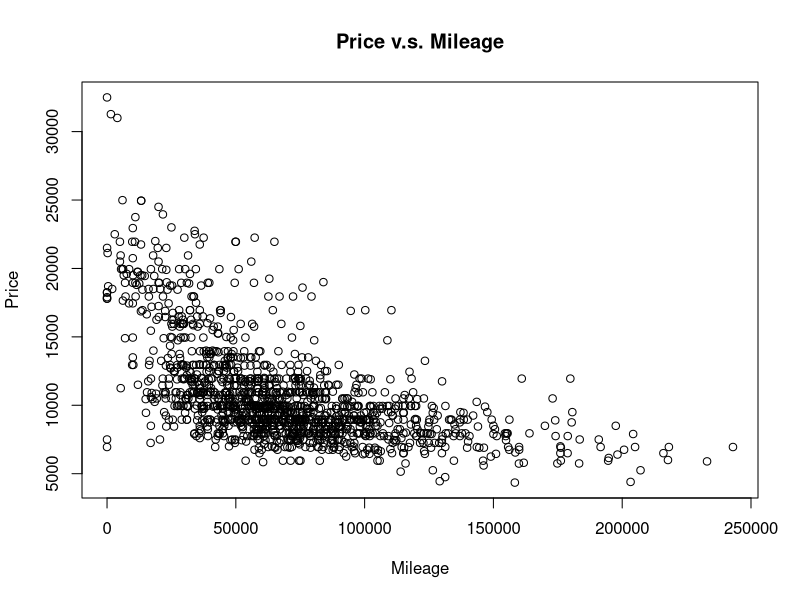
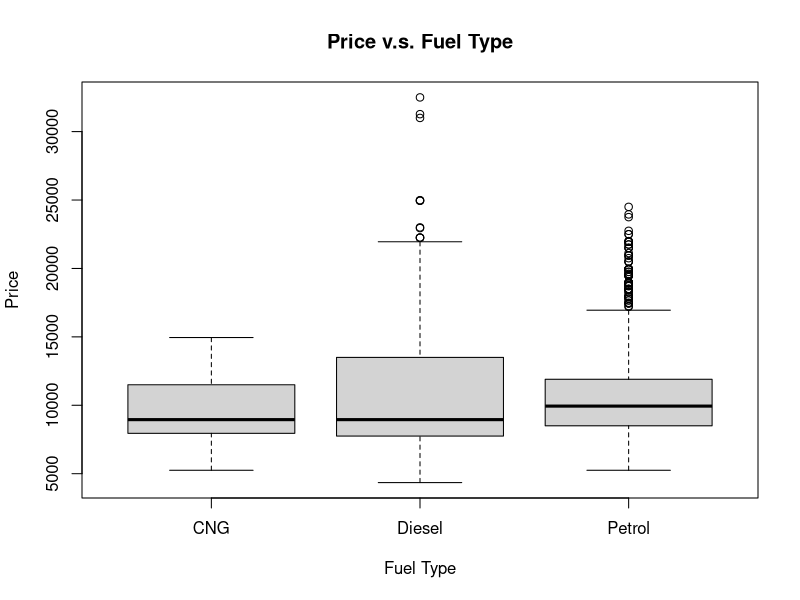
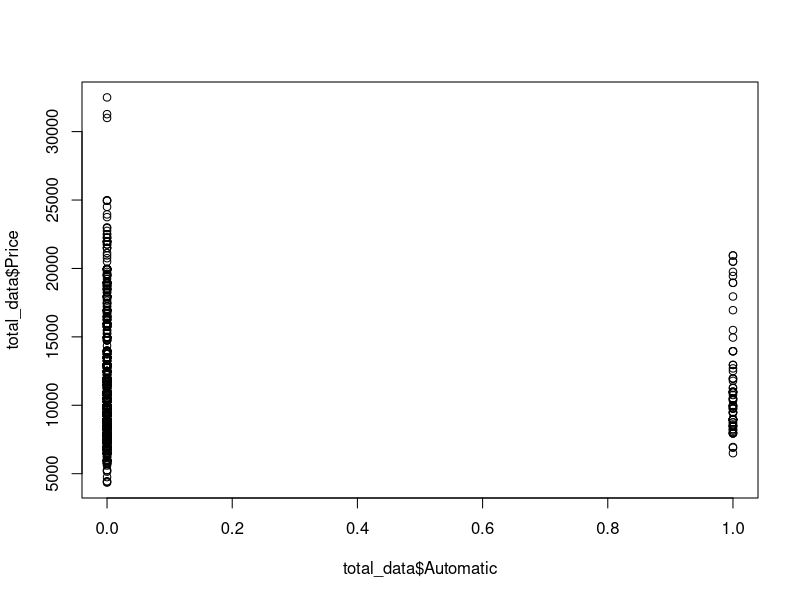
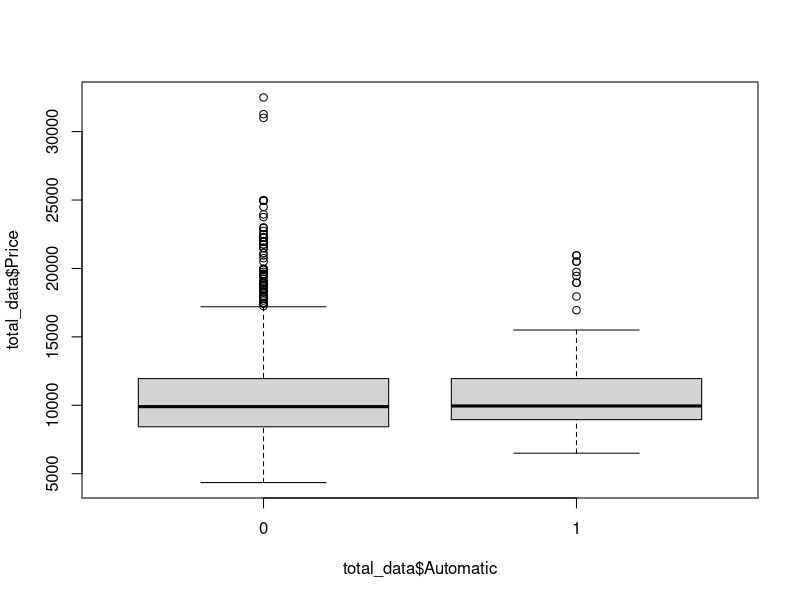
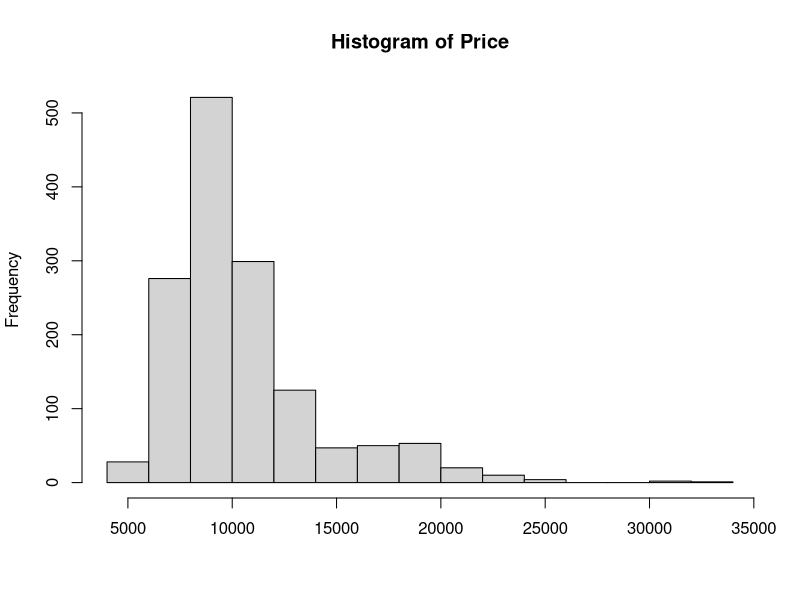
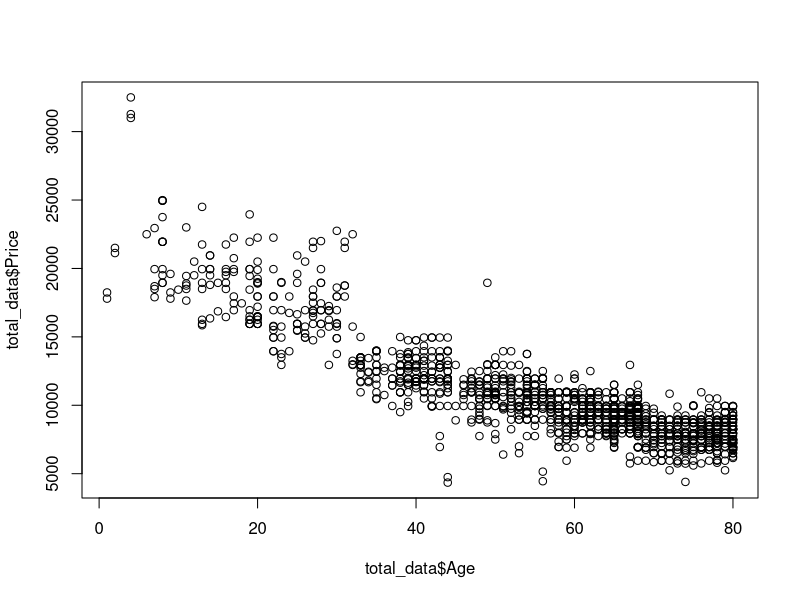
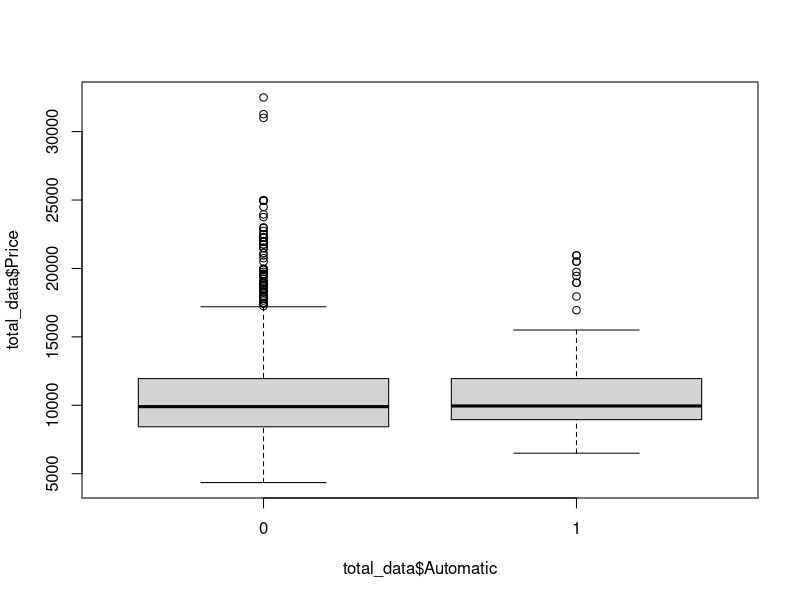
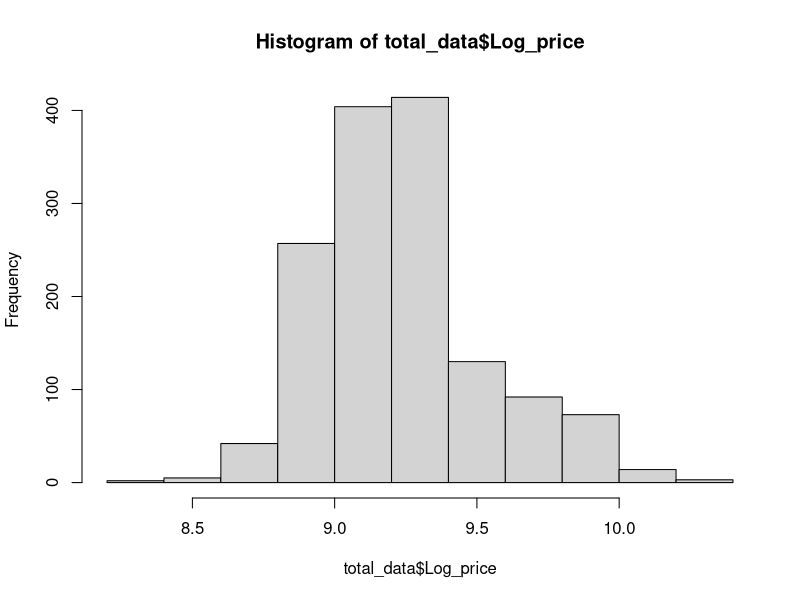

Write the R code that produced these figures, in order.
## ---- chunk 1

total_data <- read.csv("./UsedCar.csv", header=T, stringsAsFactors=T)

## ---- chunk 2
## We can take a look at the first couple of data entries.
head(total_data, n=2)
## str() gives the structure of the data and date type of each column
str(total_data)
## summary() gives the summary statistics of each column
summary(total_data)
## How many observations do we have?
dim(total_data)[1]
## How many different variables do we have?
dim(total_data)[2]
names(total_data)
## We can use table() to explore the number of levels for each variable
table(total_data$Fuel_Type)
## ---- chunk 3
# how many levels in doors, automatic, and metallic
table(total_data$Doors)

table(total_data$Automatic)

table(total_data$Metallic)
## ---- chunk 4
## Scatterplot
plot(total_data$Mileage, total_data$Price, ylab='Price', xlab='Mileage',
     main='Price v.s. Mileage')

## If the x variable is factor, R will generate side-by-side boxplot

plot(total_data$Fuel_Type, total_data$Price, ylab='Price', xlab='Fuel Type',
     main='Price v.s. Fuel Type')

plot(total_data$Automatic, total_data$Price)
boxplot(total_data$Price~total_data$Automatic) # y then x with boxplot

## Histogram of Price

hist(total_data$Price, main='Histogram of Price', xlab='')

## ---- chunk 5

plot(total_data$Age, total_data$Price)

boxplot(total_data$Price~total_data$Automatic) # y then x with boxplot

## ---- chunk 6
## Log transformation

total_data$Log_price <- log(total_data$Price+1)

#create a new variable within the data frame total_data
total_data$Log_price <- log(total_data$Price+1)

## Histogram of log price
hist(total_data$Log_price)

head(total_data$Log_price)

## ---- chunk 7
lm_full <- lm(Log_price~Age+Mileage+Fuel_Type+HP+Metallic+Automatic+CC+Doors+Quarterly_Tax+Weight, data=total_data)
## We can also use the following code for convenience. Make sure there is no additional unused variables provided!!!
# lm_full <- lm(Log_price~., data=total_data[,-1])

names(total_data)
lm_Full <- lm(Log_price~Age +Mileage+Fuel_Type+HP+Automatic+Metallic+CC+Doors+Quarterly_Tax+Weight, data = total_data)

summary(lm_Full)

lm_full1 <- lm(Log_price~., data = total_data[,-1])
summary(lm_full1)

## ---- chunk 8
## Look at summary of lm_full
summary(lm_full)
summary(lm_Full)
## estimated beta
lm_full$coefficients
## ---- chunk 9

## ---- chunk 10
TSS <- sum((total_data$Log_price-mean(total_data$Log_price))^2)
RSS <- sum((total_data$Log_price-lm_full$fitted.values)^2)
## Calculate R^2

TSS <- sum((total_data$Log_price-mean(total_data$Log_price))^2)
RSS <- sum((total_data$Log_price-lm_full$fitted.values)^2)


1-RSS/TSS

## ---- chunk 11
sum((lm_full$residuals)^2)
## ---- chunk 12
## residuals
error <- lm_full$residuals
MAE <- mean(abs(error))
MAPE <- mean(abs(error/total_data$Log_price))*100
print(c(MAE,MAPE))

mean(abs(error))

mean(abs(error/total_data$Log_price))*100


## ---- chunk 13
##

## ---- chunk 14
library(forecast)
## first argument is the prediction, second argument is the actual observation

accuracy(lm_full$fitted.values, total_data$Log_price)

# what is predicted to happen (fitted.values), what actually happened
accuracy(lm_full$fitted.values, total_data$Log_price)
## ---- chunk 15
## How do we transform the log-scale fitted value to the original scale?

lm_full$fitted.values
exp(9.699939) - 1

total_data$Price[1]

accuracy(exp(lm_full$fitted.values)-1,  total_data$Price)



## ---- chunk 16
# lm_short <- 



